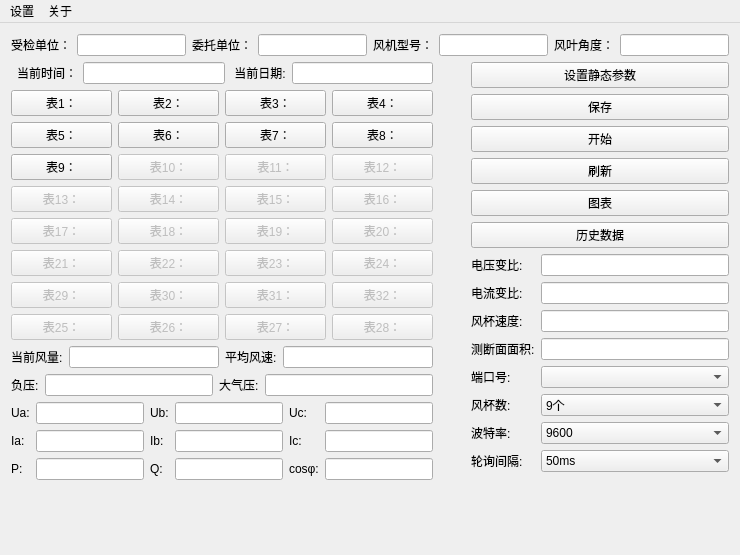
<?xml version="1.0" encoding="UTF-8"?>
<ui version="4.0">
 <class>MainWindow</class>
 <widget class="QMainWindow" name="MainWindow">
  <property name="windowModality">
   <enum>Qt::ApplicationModal</enum>
  </property>
  <property name="geometry">
   <rect>
    <x>0</x>
    <y>0</y>
    <width>740</width>
    <height>555</height>
   </rect>
  </property>
  <property name="sizePolicy">
   <sizepolicy hsizetype="Preferred" vsizetype="Preferred">
    <horstretch>3</horstretch>
    <verstretch>0</verstretch>
   </sizepolicy>
  </property>
  <property name="windowTitle">
   <string>智能风机性能测试系统</string>
  </property>
  <property name="windowIcon">
   <iconset>
    <normaloff>../桌面/WineCup.png</normaloff>../桌面/WineCup.png</iconset>
  </property>
  <widget class="QWidget" name="centralWidget">
   <property name="sizePolicy">
    <sizepolicy hsizetype="Fixed" vsizetype="Fixed">
     <horstretch>0</horstretch>
     <verstretch>0</verstretch>
    </sizepolicy>
   </property>
   <layout class="QGridLayout" name="gridLayout">
    <item row="1" column="1">
     <layout class="QHBoxLayout" name="horizontalLayout_9">
      <item>
       <widget class="QLabel" name="label_19">
        <property name="text">
         <string>当前时间：</string>
        </property>
       </widget>
      </item>
      <item>
       <widget class="QLineEdit" name="currentTime"/>
      </item>
      <item>
       <widget class="QLabel" name="label_18">
        <property name="text">
         <string> 当前日期:</string>
        </property>
       </widget>
      </item>
      <item>
       <widget class="QLineEdit" name="currentDate"/>
      </item>
     </layout>
    </item>
    <item row="2" column="0" colspan="2">
     <layout class="QVBoxLayout" name="verticalLayout">
      <property name="sizeConstraint">
       <enum>QLayout::SetFixedSize</enum>
      </property>
      <item>
       <layout class="QHBoxLayout" name="horizontalLayout_6">
        <item>
         <widget class="QPushButton" name="E0">
          <property name="text">
           <string>表1：</string>
          </property>
          <property name="default">
           <bool>false</bool>
          </property>
         </widget>
        </item>
        <item>
         <widget class="QPushButton" name="E1">
          <property name="text">
           <string>表2：</string>
          </property>
         </widget>
        </item>
        <item>
         <widget class="QPushButton" name="E2">
          <property name="text">
           <string>表3：</string>
          </property>
         </widget>
        </item>
        <item>
         <widget class="QPushButton" name="E3">
          <property name="text">
           <string>表4：</string>
          </property>
         </widget>
        </item>
       </layout>
      </item>
      <item>
       <layout class="QHBoxLayout" name="horizontalLayout_5">
        <item>
         <widget class="QPushButton" name="E4">
          <property name="text">
           <string>表5：</string>
          </property>
         </widget>
        </item>
        <item>
         <widget class="QPushButton" name="E5">
          <property name="text">
           <string>表6：</string>
          </property>
         </widget>
        </item>
        <item>
         <widget class="QPushButton" name="E6">
          <property name="text">
           <string>表7：</string>
          </property>
         </widget>
        </item>
        <item>
         <widget class="QPushButton" name="E7">
          <property name="text">
           <string>表8：</string>
          </property>
         </widget>
        </item>
       </layout>
      </item>
      <item>
       <layout class="QHBoxLayout" name="horizontalLayout">
        <item>
         <widget class="QPushButton" name="E8">
          <property name="text">
           <string>表9：</string>
          </property>
         </widget>
        </item>
        <item>
         <widget class="QPushButton" name="E9">
          <property name="enabled">
           <bool>false</bool>
          </property>
          <property name="text">
           <string>表10：</string>
          </property>
         </widget>
        </item>
        <item>
         <widget class="QPushButton" name="EA">
          <property name="enabled">
           <bool>false</bool>
          </property>
          <property name="text">
           <string>表11：</string>
          </property>
         </widget>
        </item>
        <item>
         <widget class="QPushButton" name="EB">
          <property name="enabled">
           <bool>false</bool>
          </property>
          <property name="text">
           <string>表12：</string>
          </property>
         </widget>
        </item>
       </layout>
      </item>
      <item>
       <layout class="QHBoxLayout" name="horizontalLayout_4">
        <item>
         <widget class="QPushButton" name="EC">
          <property name="enabled">
           <bool>false</bool>
          </property>
          <property name="text">
           <string>表13：</string>
          </property>
         </widget>
        </item>
        <item>
         <widget class="QPushButton" name="ED">
          <property name="enabled">
           <bool>false</bool>
          </property>
          <property name="text">
           <string>表14：</string>
          </property>
         </widget>
        </item>
        <item>
         <widget class="QPushButton" name="EE">
          <property name="enabled">
           <bool>false</bool>
          </property>
          <property name="text">
           <string>表15：</string>
          </property>
         </widget>
        </item>
        <item>
         <widget class="QPushButton" name="EF">
          <property name="enabled">
           <bool>false</bool>
          </property>
          <property name="text">
           <string>表16：</string>
          </property>
         </widget>
        </item>
       </layout>
      </item>
      <item>
       <layout class="QHBoxLayout" name="horizontalLayout_2">
        <item>
         <widget class="QPushButton" name="F0">
          <property name="enabled">
           <bool>false</bool>
          </property>
          <property name="text">
           <string>表17：</string>
          </property>
         </widget>
        </item>
        <item>
         <widget class="QPushButton" name="F1">
          <property name="enabled">
           <bool>false</bool>
          </property>
          <property name="text">
           <string>表18：</string>
          </property>
         </widget>
        </item>
        <item>
         <widget class="QPushButton" name="F2">
          <property name="enabled">
           <bool>false</bool>
          </property>
          <property name="text">
           <string>表19：</string>
          </property>
         </widget>
        </item>
        <item>
         <widget class="QPushButton" name="F3">
          <property name="enabled">
           <bool>false</bool>
          </property>
          <property name="text">
           <string>表20：</string>
          </property>
         </widget>
        </item>
       </layout>
      </item>
      <item>
       <layout class="QHBoxLayout" name="horizontalLayout_3">
        <item>
         <widget class="QPushButton" name="F4">
          <property name="enabled">
           <bool>false</bool>
          </property>
          <property name="text">
           <string>表21：</string>
          </property>
         </widget>
        </item>
        <item>
         <widget class="QPushButton" name="F5">
          <property name="enabled">
           <bool>false</bool>
          </property>
          <property name="text">
           <string>表22：</string>
          </property>
         </widget>
        </item>
        <item>
         <widget class="QPushButton" name="F6">
          <property name="enabled">
           <bool>false</bool>
          </property>
          <property name="text">
           <string>表23：</string>
          </property>
         </widget>
        </item>
        <item>
         <widget class="QPushButton" name="F7">
          <property name="enabled">
           <bool>false</bool>
          </property>
          <property name="text">
           <string>表24：</string>
          </property>
         </widget>
        </item>
       </layout>
      </item>
      <item>
       <layout class="QHBoxLayout" name="horizontalLayout_8">
        <item>
         <widget class="QPushButton" name="FC">
          <property name="enabled">
           <bool>false</bool>
          </property>
          <property name="text">
           <string>表29：</string>
          </property>
         </widget>
        </item>
        <item>
         <widget class="QPushButton" name="FD">
          <property name="enabled">
           <bool>false</bool>
          </property>
          <property name="text">
           <string>表30：</string>
          </property>
         </widget>
        </item>
        <item>
         <widget class="QPushButton" name="FE">
          <property name="enabled">
           <bool>false</bool>
          </property>
          <property name="text">
           <string>表31：</string>
          </property>
         </widget>
        </item>
        <item>
         <widget class="QPushButton" name="FF">
          <property name="enabled">
           <bool>false</bool>
          </property>
          <property name="text">
           <string>表32：</string>
          </property>
         </widget>
        </item>
       </layout>
      </item>
      <item>
       <layout class="QHBoxLayout" name="horizontalLayout_7">
        <item>
         <widget class="QPushButton" name="F8">
          <property name="enabled">
           <bool>false</bool>
          </property>
          <property name="text">
           <string>表25：</string>
          </property>
         </widget>
        </item>
        <item>
         <widget class="QPushButton" name="F9">
          <property name="enabled">
           <bool>false</bool>
          </property>
          <property name="text">
           <string>表26：</string>
          </property>
         </widget>
        </item>
        <item>
         <widget class="QPushButton" name="FA">
          <property name="enabled">
           <bool>false</bool>
          </property>
          <property name="text">
           <string>表27：</string>
          </property>
         </widget>
        </item>
        <item>
         <widget class="QPushButton" name="FB">
          <property name="enabled">
           <bool>false</bool>
          </property>
          <property name="text">
           <string>表28：</string>
          </property>
         </widget>
        </item>
       </layout>
      </item>
      <item>
       <layout class="QHBoxLayout" name="horizontalLayout_11">
        <item>
         <widget class="QLabel" name="label_13">
          <property name="text">
           <string>当前风量:</string>
          </property>
         </widget>
        </item>
        <item>
         <widget class="QLineEdit" name="currentVolume"/>
        </item>
        <item>
         <widget class="QLabel" name="label_24">
          <property name="text">
           <string>平均风速:</string>
          </property>
         </widget>
        </item>
        <item>
         <widget class="QLineEdit" name="currentAverageSpeed"/>
        </item>
       </layout>
      </item>
      <item>
       <layout class="QHBoxLayout" name="horizontalLayout_12">
        <item>
         <widget class="QLabel" name="label_17">
          <property name="text">
           <string>负压:</string>
          </property>
         </widget>
        </item>
        <item>
         <widget class="QLineEdit" name="currentNegPressure"/>
        </item>
        <item>
         <widget class="QLabel" name="label_16">
          <property name="text">
           <string>大气压:</string>
          </property>
         </widget>
        </item>
        <item>
         <widget class="QLineEdit" name="currentAtmPressure"/>
        </item>
       </layout>
      </item>
      <item>
       <layout class="QHBoxLayout" name="horizontalLayout_10">
        <item>
         <layout class="QFormLayout" name="formLayout_6">
          <item row="0" column="0">
           <widget class="QLabel" name="label_5">
            <property name="text">
             <string>Ua:</string>
            </property>
           </widget>
          </item>
          <item row="0" column="1">
           <widget class="QLineEdit" name="UA"/>
          </item>
          <item row="1" column="0">
           <widget class="QLabel" name="label_9">
            <property name="text">
             <string>Ia:</string>
            </property>
           </widget>
          </item>
          <item row="1" column="1">
           <widget class="QLineEdit" name="IA"/>
          </item>
          <item row="2" column="0">
           <widget class="QLabel" name="label_11">
            <property name="text">
             <string>P:</string>
            </property>
           </widget>
          </item>
          <item row="2" column="1">
           <widget class="QLineEdit" name="PA"/>
          </item>
         </layout>
        </item>
        <item>
         <layout class="QFormLayout" name="formLayout_7">
          <item row="0" column="0">
           <widget class="QLabel" name="label_8">
            <property name="text">
             <string>Ub:</string>
            </property>
           </widget>
          </item>
          <item row="0" column="1">
           <widget class="QLineEdit" name="UB"/>
          </item>
          <item row="1" column="0">
           <widget class="QLabel" name="label_10">
            <property name="text">
             <string>Ib:</string>
            </property>
           </widget>
          </item>
          <item row="1" column="1">
           <widget class="QLineEdit" name="IB"/>
          </item>
          <item row="2" column="0">
           <widget class="QLabel" name="label_12">
            <property name="text">
             <string>Q:</string>
            </property>
           </widget>
          </item>
          <item row="2" column="1">
           <widget class="QLineEdit" name="PB"/>
          </item>
         </layout>
        </item>
        <item>
         <layout class="QFormLayout" name="formLayout_8">
          <item row="0" column="1">
           <widget class="QLineEdit" name="UC"/>
          </item>
          <item row="1" column="0">
           <widget class="QLabel" name="label_20">
            <property name="text">
             <string>Ic:</string>
            </property>
           </widget>
          </item>
          <item row="1" column="1">
           <widget class="QLineEdit" name="IC"/>
          </item>
          <item row="2" column="0">
           <widget class="QLabel" name="label_21">
            <property name="text">
             <string>cosφ:</string>
            </property>
           </widget>
          </item>
          <item row="2" column="1">
           <widget class="QLineEdit" name="PC"/>
          </item>
          <item row="0" column="0">
           <widget class="QLabel" name="label_14">
            <property name="text">
             <string>Uc:</string>
            </property>
           </widget>
          </item>
         </layout>
        </item>
       </layout>
      </item>
     </layout>
    </item>
    <item row="1" column="4" rowspan="2">
     <layout class="QVBoxLayout" name="verticalLayout_2">
      <property name="spacing">
       <number>6</number>
      </property>
      <property name="sizeConstraint">
       <enum>QLayout::SetFixedSize</enum>
      </property>
      <item>
       <layout class="QVBoxLayout" name="verticalLayout_3">
        <item>
         <widget class="QPushButton" name="static_parameters">
          <property name="text">
           <string>设置静态参数</string>
          </property>
         </widget>
        </item>
        <item>
         <widget class="QPushButton" name="saveStatueButton">
          <property name="text">
           <string>保存</string>
          </property>
         </widget>
        </item>
        <item>
         <widget class="QPushButton" name="startBtton">
          <property name="text">
           <string>开始</string>
          </property>
         </widget>
        </item>
        <item>
         <widget class="QPushButton" name="flushButton">
          <property name="text">
           <string>刷新</string>
          </property>
         </widget>
        </item>
        <item>
         <widget class="QPushButton" name="tables">
          <property name="text">
           <string>图表</string>
          </property>
         </widget>
        </item>
        <item>
         <widget class="QPushButton" name="saveDataButton">
          <property name="text">
           <string>历史数据</string>
          </property>
         </widget>
        </item>
       </layout>
      </item>
      <item>
       <layout class="QFormLayout" name="formLayout_4">
        <property name="sizeConstraint">
         <enum>QLayout::SetFixedSize</enum>
        </property>
        <item row="2" column="0">
         <widget class="QLabel" name="label_22">
          <property name="text">
           <string>电压变比:</string>
          </property>
         </widget>
        </item>
        <item row="2" column="1">
         <widget class="QLineEdit" name="settingElectric"/>
        </item>
        <item row="3" column="0">
         <widget class="QLabel" name="label_23">
          <property name="text">
           <string>电流变比:</string>
          </property>
         </widget>
        </item>
        <item row="3" column="1">
         <widget class="QLineEdit" name="settingVoltage"/>
        </item>
        <item row="4" column="0">
         <widget class="QLabel" name="label_3">
          <property name="text">
           <string>风杯速度:</string>
          </property>
         </widget>
        </item>
        <item row="4" column="1">
         <widget class="QLineEdit" name="settingSpeed"/>
        </item>
        <item row="5" column="0">
         <widget class="QLabel" name="label_4">
          <property name="text">
           <string>测断面面积:</string>
          </property>
         </widget>
        </item>
        <item row="5" column="1">
         <widget class="QLineEdit" name="settingTestArea"/>
        </item>
        <item row="6" column="0">
         <widget class="QLabel" name="label_7">
          <property name="text">
           <string>端口号:</string>
          </property>
         </widget>
        </item>
        <item row="6" column="1">
         <widget class="QComboBox" name="settingPort"/>
        </item>
        <item row="7" column="0">
         <widget class="QLabel" name="label_6">
          <property name="text">
           <string>风杯数:</string>
          </property>
         </widget>
        </item>
        <item row="7" column="1">
         <widget class="QComboBox" name="settingCups">
          <item>
           <property name="text">
            <string>9个</string>
           </property>
          </item>
          <item>
           <property name="text">
            <string>1个</string>
           </property>
          </item>
          <item>
           <property name="text">
            <string>2个</string>
           </property>
          </item>
          <item>
           <property name="text">
            <string>3个</string>
           </property>
          </item>
          <item>
           <property name="text">
            <string>4个</string>
           </property>
          </item>
          <item>
           <property name="text">
            <string>5个</string>
           </property>
          </item>
          <item>
           <property name="text">
            <string>6个</string>
           </property>
          </item>
          <item>
           <property name="text">
            <string>7个</string>
           </property>
          </item>
          <item>
           <property name="text">
            <string>8个</string>
           </property>
          </item>
          <item>
           <property name="text">
            <string>10个</string>
           </property>
          </item>
          <item>
           <property name="text">
            <string>11个</string>
           </property>
          </item>
          <item>
           <property name="text">
            <string>12个</string>
           </property>
          </item>
          <item>
           <property name="text">
            <string>13个</string>
           </property>
          </item>
          <item>
           <property name="text">
            <string>14个</string>
           </property>
          </item>
          <item>
           <property name="text">
            <string>15个</string>
           </property>
          </item>
          <item>
           <property name="text">
            <string>16个</string>
           </property>
          </item>
          <item>
           <property name="text">
            <string>17个</string>
           </property>
          </item>
          <item>
           <property name="text">
            <string>18个</string>
           </property>
          </item>
          <item>
           <property name="text">
            <string>19个</string>
           </property>
          </item>
          <item>
           <property name="text">
            <string>20个</string>
           </property>
          </item>
          <item>
           <property name="text">
            <string>21个</string>
           </property>
          </item>
          <item>
           <property name="text">
            <string>22个</string>
           </property>
          </item>
          <item>
           <property name="text">
            <string>23个</string>
           </property>
          </item>
          <item>
           <property name="text">
            <string>24个</string>
           </property>
          </item>
          <item>
           <property name="text">
            <string>25个</string>
           </property>
          </item>
          <item>
           <property name="text">
            <string>26个</string>
           </property>
          </item>
          <item>
           <property name="text">
            <string>27个</string>
           </property>
          </item>
          <item>
           <property name="text">
            <string>28个</string>
           </property>
          </item>
          <item>
           <property name="text">
            <string>29个</string>
           </property>
          </item>
          <item>
           <property name="text">
            <string>30个</string>
           </property>
          </item>
          <item>
           <property name="text">
            <string>31个</string>
           </property>
          </item>
          <item>
           <property name="text">
            <string>32个</string>
           </property>
          </item>
         </widget>
        </item>
        <item row="8" column="0">
         <widget class="QLabel" name="label">
          <property name="text">
           <string>波特率:</string>
          </property>
         </widget>
        </item>
        <item row="8" column="1">
         <widget class="QComboBox" name="settingBaudBox">
          <item>
           <property name="text">
            <string>9600</string>
           </property>
          </item>
          <item>
           <property name="text">
            <string>1200</string>
           </property>
          </item>
          <item>
           <property name="text">
            <string>2400</string>
           </property>
          </item>
          <item>
           <property name="text">
            <string>4800</string>
           </property>
          </item>
          <item>
           <property name="text">
            <string>19200</string>
           </property>
          </item>
          <item>
           <property name="text">
            <string>38400</string>
           </property>
          </item>
         </widget>
        </item>
        <item row="9" column="0">
         <widget class="QLabel" name="label_2">
          <property name="text">
           <string>轮询间隔: </string>
          </property>
         </widget>
        </item>
        <item row="9" column="1">
         <widget class="QComboBox" name="settingPoll">
          <item>
           <property name="text">
            <string>50ms</string>
           </property>
          </item>
          <item>
           <property name="text">
            <string>60ms</string>
           </property>
          </item>
          <item>
           <property name="text">
            <string>70ms</string>
           </property>
          </item>
          <item>
           <property name="text">
            <string>80ms</string>
           </property>
          </item>
          <item>
           <property name="text">
            <string>90ms</string>
           </property>
          </item>
          <item>
           <property name="text">
            <string>100ms</string>
           </property>
          </item>
          <item>
           <property name="text">
            <string>150ms</string>
           </property>
          </item>
          <item>
           <property name="text">
            <string>200ms</string>
           </property>
          </item>
          <item>
           <property name="text">
            <string>250ms</string>
           </property>
          </item>
          <item>
           <property name="text">
            <string>300ms</string>
           </property>
          </item>
          <item>
           <property name="text">
            <string>350ms</string>
           </property>
          </item>
          <item>
           <property name="text">
            <string>400ms</string>
           </property>
          </item>
          <item>
           <property name="text">
            <string>450ms</string>
           </property>
          </item>
          <item>
           <property name="text">
            <string>500ms</string>
           </property>
          </item>
          <item>
           <property name="text">
            <string>1000ms</string>
           </property>
          </item>
          <item>
           <property name="text">
            <string>2000ms</string>
           </property>
          </item>
          <item>
           <property name="text">
            <string>4000ms</string>
           </property>
          </item>
         </widget>
        </item>
       </layout>
      </item>
     </layout>
    </item>
    <item row="0" column="0" colspan="5">
     <layout class="QHBoxLayout" name="horizontalLayout_61">
      <property name="spacing">
       <number>6</number>
      </property>
      <item>
       <widget class="QLabel" name="label_51">
        <property name="text">
         <string>受检单位：</string>
        </property>
       </widget>
      </item>
      <item>
       <widget class="QLineEdit" name="C1"/>
      </item>
      <item>
       <widget class="QLabel" name="label_52">
        <property name="text">
         <string>委托单位：</string>
        </property>
       </widget>
      </item>
      <item>
       <widget class="QLineEdit" name="C2"/>
      </item>
      <item>
       <widget class="QLabel" name="label_55">
        <property name="text">
         <string>风机型号：</string>
        </property>
       </widget>
      </item>
      <item>
       <widget class="QLineEdit" name="C3"/>
      </item>
      <item>
       <widget class="QLabel" name="label_56">
        <property name="text">
         <string>风叶角度：</string>
        </property>
       </widget>
      </item>
      <item>
       <widget class="QLineEdit" name="C4"/>
      </item>
     </layout>
    </item>
    <item row="1" column="2" rowspan="2">
     <spacer name="verticalSpacer">
      <property name="orientation">
       <enum>Qt::Vertical</enum>
      </property>
      <property name="sizeHint" stdset="0">
       <size>
        <width>20</width>
        <height>40</height>
       </size>
      </property>
     </spacer>
    </item>
   </layout>
   <zorder>verticalSpacer</zorder>
  </widget>
  <widget class="QMenuBar" name="menuBar">
   <property name="geometry">
    <rect>
     <x>0</x>
     <y>0</y>
     <width>740</width>
     <height>23</height>
    </rect>
   </property>
   <widget class="QMenu" name="menusettings">
    <property name="title">
     <string>设置</string>
    </property>
   </widget>
   <widget class="QMenu" name="menuabout">
    <property name="title">
     <string>关于</string>
    </property>
   </widget>
   <addaction name="menusettings"/>
   <addaction name="menuabout"/>
  </widget>
 </widget>
 <layoutdefault spacing="6" margin="11"/>
 <resources/>
 <connections/>
</ui>
